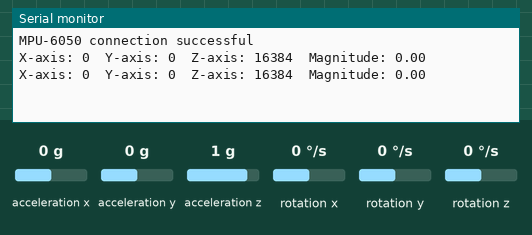
The sketch below on a simulated Arduino Uno, built with avr-gcc and run on an emulated ATmega328P. Parts: the last lines printed to the serial monitor. The inputs (shaded band) are chosen by the test bench; at power-on: acceleration x 0 g, acceleration y 0 g, acceleration z 1 g, rotation x 0 °/s, rotation y 0 °/s, rotation z 0 °/s.

Above: at 1.8 s.
1.9 s: acceleration x set to -1.4 g
At 2.8 s:
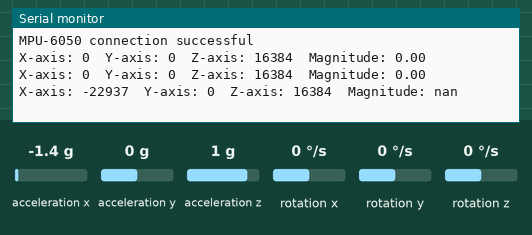
4.5 s: acceleration y set to -1.4 g
At 5.8 s:
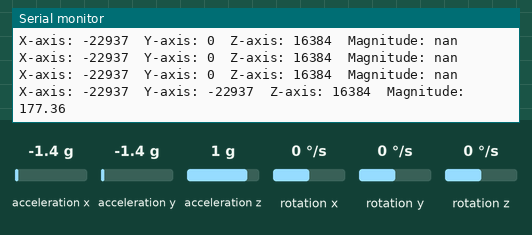
6.0 s: acceleration z set to -1.4 g
At 6.8 s:
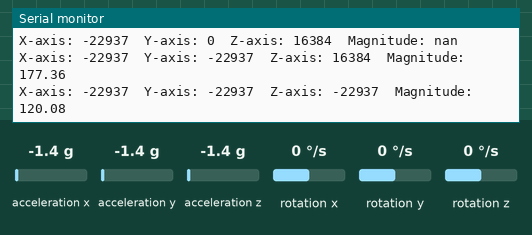
Timing chart, 0 to 9.0 s (numbered marks = the images above; inputs shaded):
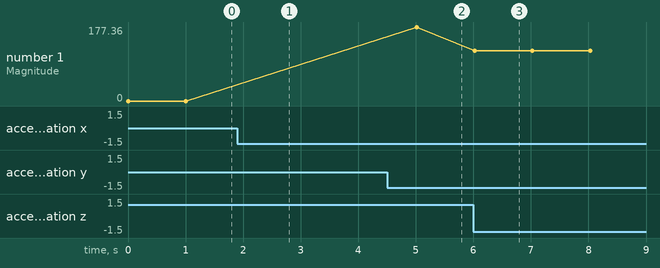

The sketch:

testACC.ino
```cpp
#include <Wire.h>
#include <MPU6050.h>

MPU6050 mpu;

void setup() {
  Serial.begin(115200);

  Wire.begin();
  mpu.initialize();

  // Verify connection
  if (mpu.testConnection()) {
    Serial.println("MPU-6050 connection successful");
  } else {
    Serial.println("MPU-6050 connection failed");
    while (1);
  }
}

void loop() {
  // Read accelerometer data
  int16_t ax, ay, az;
  mpu.getAcceleration(&ax, &ay, &az);

  // Print X, Y, and Z values
  Serial.print("X-axis: ");
  Serial.print(ax);
  Serial.print("\tY-axis: ");
  Serial.print(ay);
  Serial.print("\tZ-axis: ");
  Serial.print(az);

  // Calculate magnitude
  float magnitude = sqrt(ax * ax + ay * ay + az * az);

  // Print magnitude to Serial Monitor
  Serial.print("\tMagnitude: ");
  Serial.println(magnitude);

  // Wait for 1 second
  delay(1000);
}
```

Measured:
- after the input at 1.9 s, the serial monitor: prints a new line after 0.11 s (image 1)
- after the input at 4.5 s, the serial monitor: prints a new line after 0.52 s (image 2)
- after the input at 6.0 s, the serial monitor: prints a new line at once (image 3)
- plotted number 1: 0 → 177.36 after the input at 4.5 s, 177.36 → 120.08 after the input at 6.0 s
